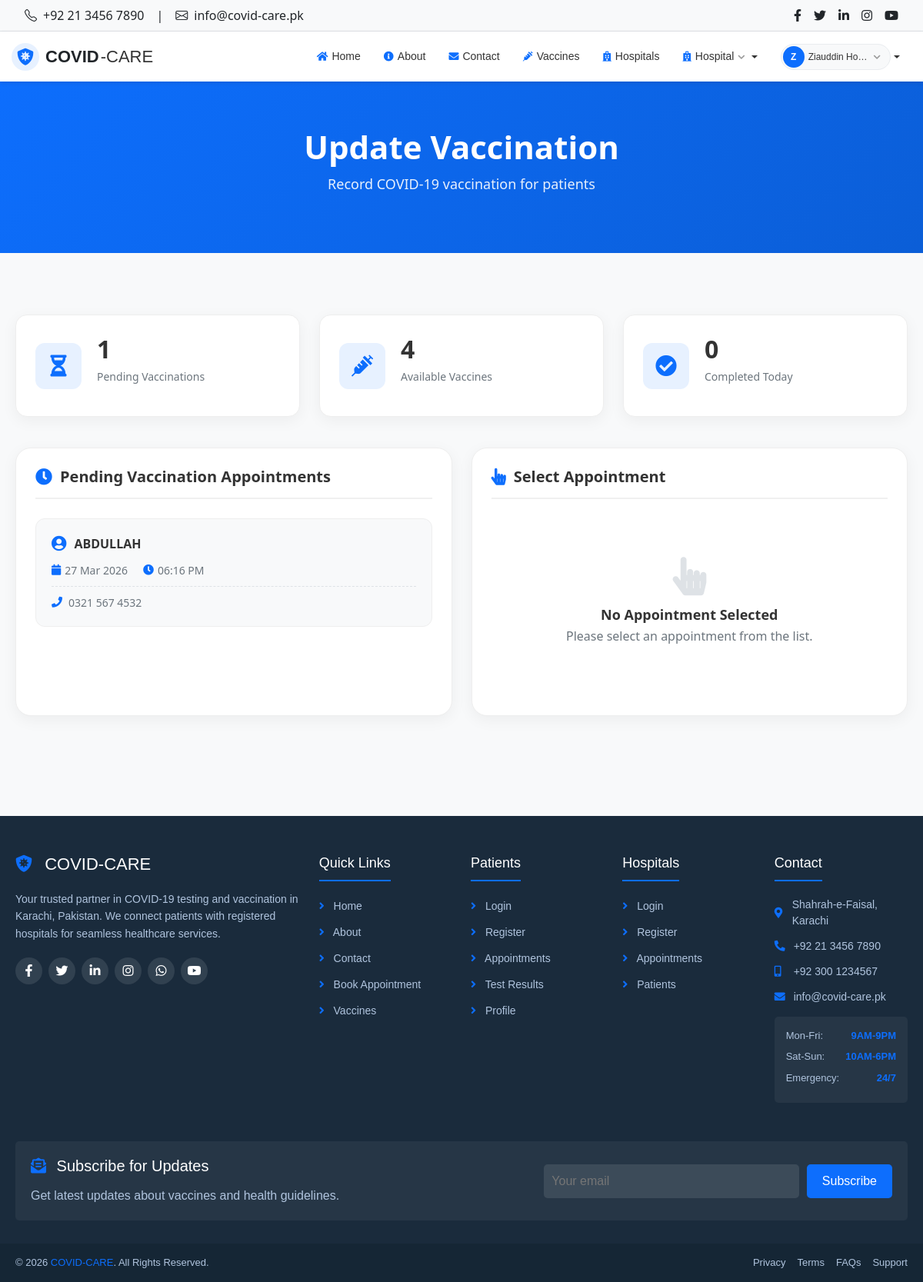
The page /hospital/update_vaccination.php (signed in) on the database its author committed.
### tables this page shows
CREATE TABLE `appointments` (
  `appointment_id` int(11) NOT NULL,
  `patient_id` int(11) DEFAULT NULL,
  `hospital_id` int(11) DEFAULT NULL,
  `appointment_type` enum('test','vaccination') DEFAULT NULL,
  `appointment_date` date DEFAULT NULL,
  `appointment_time` time DEFAULT NULL,
  `status` enum('pending','approved','rejected','completed','cancelled') DEFAULT 'pending'
);

CREATE TABLE `patients` (
  `patient_id` int(11) NOT NULL,
  `name` varchar(100) DEFAULT NULL,
  `email` varchar(100) DEFAULT NULL,
  `phone` varchar(15) DEFAULT NULL,
  `password` varchar(255) DEFAULT NULL,
  `address` text DEFAULT NULL,
  `city` varchar(50) DEFAULT NULL,
  `dob` date DEFAULT NULL,
  `gender` enum('Male','Female','Other') DEFAULT NULL,
  `created_at` timestamp NOT NULL DEFAULT current_timestamp()
);

### includes/functions.php (called while the page is built, shortened)
<?php
function getRecords($conn, $table, $where = '', $order = '', $limit = '') {
    $query = "SELECT * FROM $table";
    if ($where != '') {
        $query .= " WHERE $where";
    }
    if ($order != '') {
        $query .= " ORDER BY $order";
    }
    $result = mysqli_query($conn, $query);
    $data = [];
    if ($result && mysqli_num_rows($result) > 0) {
        while ($row = mysqli_fetch_assoc($result)) {
            $data[] = $row;
        }
    }
    return $data;
}
function formatPhone($phone) {
    if (strlen($phone) == 11 && substr($phone, 0, 1) == '0') {
        return substr($phone, 0, 4) . ' ' . substr($phone, 4, 3) . ' ' . substr($phone, 7, 4);
    }
    return $phone;
}
function getAvailableVaccines($conn) {
    return getRecords($conn, 'vaccines', "status = 'available'", 'name');
}
?>

### hospital/update_vaccination.php (the view, shortened to what this page needs)
<?php
require_once '../config.php';
require_once '../includes/functions.php';
require_once '../includes/header.php';
require_once '../includes/navbar.php';
$hospital_id = $_SESSION['hospital_id'];
$appointment_id = isset($_GET['appointment_id']) ? (int)$_GET['appointment_id'] : 0;
$vaccines = getAvailableVaccines($conn);
$query = "SELECT a.*, p.name as patient_name, p.phone
          FROM appointments a
          JOIN patients p ON a.patient_id = p.patient_id
          WHERE a.hospital_id = $hospital_id
          AND a.appointment_type = 'vaccination'
          AND a.status = 'approved'
          ORDER BY a.appointment_date DESC";
$result = mysqli_query($conn, $query);
$appointments = [];
if ($result) {
    while ($row = mysqli_fetch_assoc($result)) {
        $appointments[] = $row;
    }
}
$selected_appointment = null;
?>
<section class="page-header">
    <div class="container">
        <h1>Update Vaccination</h1>
        <p>Record COVID-19 vaccination for patients</p>
    </div>
</section>
<main class="main-content">
    <div class="container">
        <div class="stats-row">
            <div class="stat-box">
                <div class="stat-icon">
                    <i class="fas fa-hourglass-half"></i>
                </div>
                <div class="stat-info">
                    <h3><?php echo count($appointments); ?></h3>
                    <p>Pending Vaccinations</p>
                </div>
            </div>
            <div class="stat-box">
                <div class="stat-icon">
                    <i class="fas fa-syringe"></i>
                </div>
                <div class="stat-info">
                    <h3><?php echo count($vaccines); ?></h3>
                    <p>Available Vaccines</p>
                </div>
            </div>
            <div class="stat-box">
                <div class="stat-icon">
                    <i class="fas fa-check-circle"></i>
                </div>
                <div class="stat-info">
                    <h3>0</h3>
                    <p>Completed Today</p>
                </div>
            </div>
        </div>
        <div class="content-row">
            <div class="content-card">
                <div class="card-title">
                    <i class="fas fa-clock"></i>
                    <h3>Pending Vaccination Appointments</h3>
                </div>
                <?php if (!empty($appointments)): ?>
                    <div class="appointment-list">
                        <?php foreach ($appointments as $apt): ?>
                        <a href="?appointment_id=<?php echo $apt['appointment_id']; ?>"
                           class="appointment-item <?php echo ($apt['appointment_id'] == $appointment_id) ? 'selected' : ''; ?>">
                            <div class="item-patient">
                                <i class="fas fa-user-circle"></i>
                                <span class="patient-name"><?php echo htmlspecialchars($apt['patient_name']); ?></span>
                            </div>
                            <div class="item-datetime">
                                <span><i class="fas fa-calendar"></i> <?php echo date('d M Y', strtotime($apt['appointment_date'])); ?></span>
                                <span><i class="fas fa-clock"></i> <?php echo date('h:i A', strtotime($apt['appointment_time'])); ?></span>
                            </div>
                            <div class="item-phone">
                                <i class="fas fa-phone"></i> <?php echo formatPhone($apt['phone']); ?>
                            </div>
                        </a>
                        <?php endforeach; ?>
                    </div>
                <?php endif; ?>
            </div>
            <div class="content-card">
                <div class="card-title">
                    <i class="fas <?php echo $selected_appointment ? 'fa-syringe' : 'fa-hand-pointer'; ?>"></i>
                    <h3><?php echo $selected_appointment ? 'Record Vaccination' : 'Select Appointment'; ?></h3>
                </div>
                <?php if ($selected_appointment): ?>
                    <div class="patient-box">
                        <div class="patient-avatar">
                            <i class="fas fa-user"></i>
                        </div>
                        <div class="patient-details">
                            <h4><?php echo htmlspecialchars($selected_appointment['patient_name']); ?></h4>
                            <p><i class="fas fa-phone"></i> <?php echo formatPhone($selected_appointment['phone']); ?></p>
                            <div class="appt-time">
                                <span><i class="fas fa-calendar"></i> <?php echo date('d M Y', strtotime($selected_appointment['appointment_date'])); ?></span>
                                <span><i class="fas fa-clock"></i> <?php echo date('h:i A', strtotime($selected_appointment['appointment_time'])); ?></span>
                            </div>
                        </div>
                    </div>
                    <form method="POST">
                        <input type="hidden" name="appointment_id" value="<?php echo $selected_appointment['appointment_id']; ?>">
                        <input type="hidden" name="patient_id" value="<?php echo $selected_appointment['patient_id']; ?>">
                        <div class="field-group">
                            <label><i class="fas fa-syringe"></i> Vaccine</label>
                            <select name="vaccine_id" required>
                                <option value="">Select Vaccine</option>
                                <?php foreach ($vaccines as $v): ?>
                                <option value="<?php echo $v['vaccine_id']; ?>">
                                    <?php echo htmlspecialchars($v['name']); ?> (<?php echo htmlspecialchars($v['manufacturer']); ?>)
                                </option>
                                <?php endforeach; ?>
                            </select>
                        </div>
                        <div class="field-group">
                            <label><i class="fas fa-syringe"></i> Dose Number</label>
                            <select name="dose_number" required>
                                <option value="">Select Dose</option>
                                <option value="1">Dose 1</option>
                                <option value="2">Dose 2</option>
                                <option value="3">Booster Dose</option>
                            </select>
                        </div>
                        <div class="field-group">
                            <label><i class="fas fa-calendar"></i> Next Dose Due Date (Optional)</label>
                            <input type="date" name="next_due_date">
                        </div>
                        <div class="button-row">
                            <button type="submit" class="btn-save">
                                <i class="fas fa-save"></i> Record Vaccination
                            </button>
                            <a href="update_vaccination.php" class="btn-cancel">
                                <i class="fas fa-times"></i> Cancel
                            </a>
                        </div>
                    </form>
                <?php else: ?>
                    <div class="empty-box">
                        <i class="fas fa-hand-pointer"></i>
                        <h4>No Appointment Selected</h4>
                        <p>Please select an appointment from the list.</p>
                    </div>
                <?php endif; ?>
            </div>
        </div>
    </div>
</main>
<?php require_once '../includes/footer.php'; ?>

### hospital/update_vaccination.php (style rules this page uses)
* { margin: 0; padding: 0; box-sizing: border-box; }
body { font-family: 'Segoe UI', Tahoma, Geneva, Verdana, sans-serif; background: #f8f9fa; min-height: 100vh; display: flex; flex-direction: column; }
.main-content { flex: 1; padding: 40px 0; }
.container { max-width: 1200px; margin: 0 auto; padding: 0 20px; }
.page-header { background: linear-gradient(135deg, #0d6efd, #0b5ed7); padding: 60px 0; margin-bottom: 40px; color: white; text-align: center; }
.page-header h1 { font-size: 42px; font-weight: 700; margin-bottom: 10px; }
.page-header p { font-size: 18px; opacity: 0.9; }
.stats-row { display: grid; grid-template-columns: repeat(3, 1fr); gap: 25px; margin-bottom: 40px; }
.stat-box { background: white; border-radius: 15px; padding: 25px; box-shadow: 0 5px 20px rgba(0,0,0,0.05); border: 1px solid #eee; display: flex; align-items: center; gap: 20px; }
.stat-icon { width: 60px; height: 60px; background: #e7f1ff; border-radius: 12px; display: flex; align-items: center; justify-content: center; color: #0d6efd; font-size: 28px; }
.stat-info h3 { font-size: 32px; font-weight: 700; color: #333; margin-bottom: 5px; }
.stat-info p { color: #6c757d; font-size: 14px; }
.content-row { display: grid; grid-template-columns: 1fr 1fr; gap: 25px; margin-bottom: 40px; }
.content-card { background: white; border-radius: 20px; padding: 25px; box-shadow: 0 5px 20px rgba(0,0,0,0.05); border: 1px solid #eee; }
.card-title { display: flex; align-items: center; gap: 10px; margin-bottom: 25px; padding-bottom: 15px; border-bottom: 2px solid #f0f0f0; }
.card-title i { color: #0d6efd; font-size: 22px; }
.card-title h3 { font-size: 20px; font-weight: 600; color: #333; margin: 0; }
.appointment-list { display: flex; flex-direction: column; gap: 15px; max-height: 500px; overflow-y: auto; }
.appointment-item { background: #f8f9fa; border: 1px solid #eee; border-radius: 12px; padding: 20px; text-decoration: none; display: block; transition: all 0.3s ease; }
.item-patient { display: flex; align-items: center; gap: 10px; margin-bottom: 12px; }
.item-patient i { color: #0d6efd; font-size: 20px; }
.patient-name { font-weight: 600; color: #333; font-size: 16px; }
.item-datetime { display: flex; gap: 20px; margin-bottom: 10px; color: #6c757d; font-size: 14px; }
.item-datetime span { display: flex; align-items: center; gap: 5px; }
.item-datetime i { color: #0d6efd; }
.item-phone { display: flex; align-items: center; gap: 8px; color: #6c757d; font-size: 14px; padding-top: 10px; border-top: 1px dashed #dee2e6; }
.item-phone i { color: #0d6efd; }
.empty-box { text-align: center; padding: 50px 20px; }
.empty-box i { font-size: 50px; color: #dee2e6; margin-bottom: 15px; }
.empty-box h4 { font-size: 18px; font-weight: 600; color: #333; margin-bottom: 5px; }
.empty-box p { color: #6c757d; }

### rows shown on the page
appointments: patient.name "ABDULLAH", appointment_date "27 Mar 2026", appointment_time "06:16 PM", patient.phone "0321 567 4532"

### other values the page prints
substr($user_name, 0, 1) "Z"
$user_name "Ziauddin Ho…"
count($appointments) "1"
count($vaccines) "4"
SITE_NAME "COVID-CARE"
